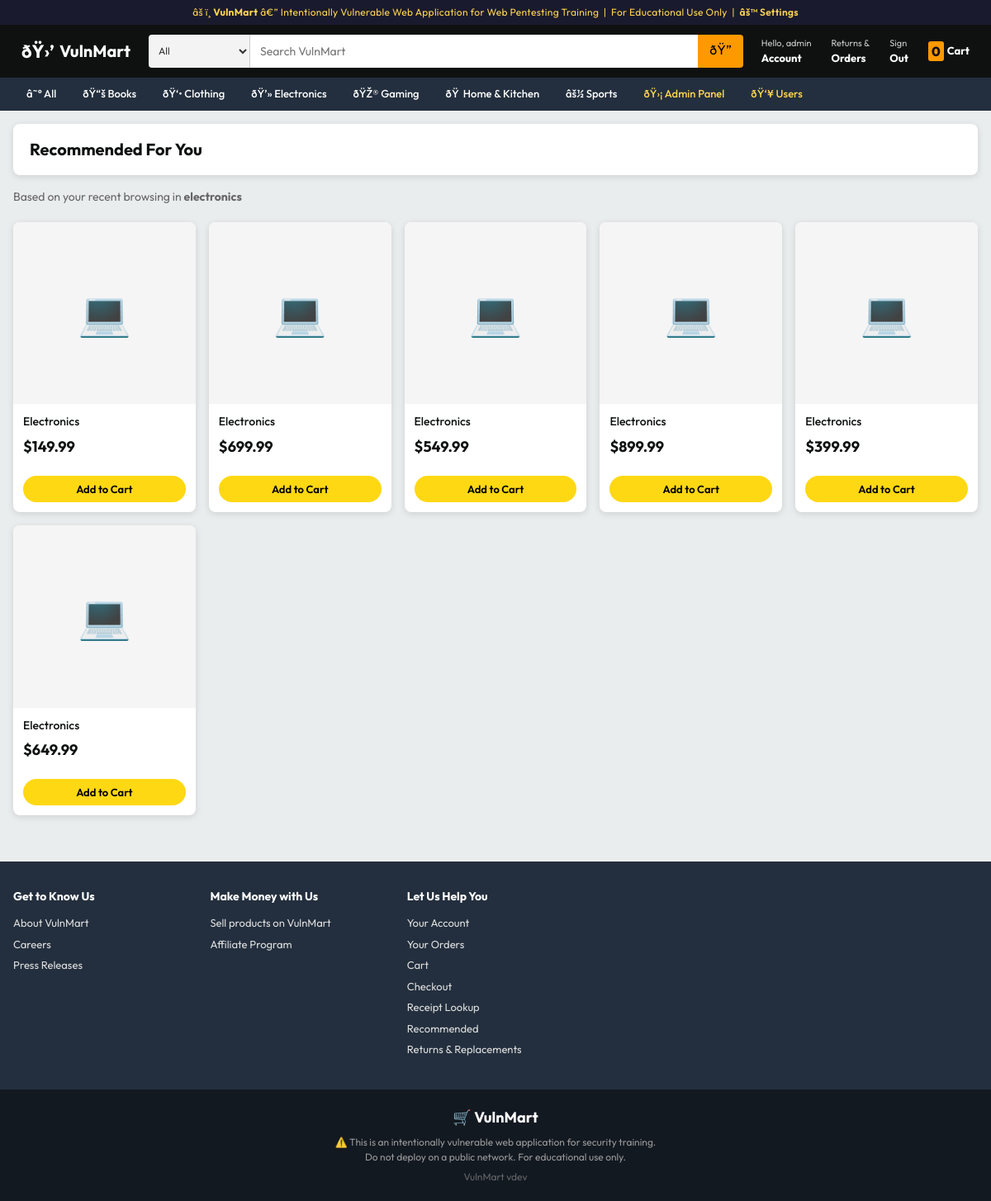
The app's page /recommend.php (signed in) with its own data.
### tables this page shows
CREATE TABLE categories (
    id INT AUTO_INCREMENT PRIMARY KEY,
    name VARCHAR(50) NOT NULL,
    slug VARCHAR(50) UNIQUE NOT NULL,
    icon VARCHAR(10)
);

CREATE TABLE products (
    id INT AUTO_INCREMENT PRIMARY KEY,
    name VARCHAR(200) NOT NULL,
    description TEXT,
    price DECIMAL(10,2) NOT NULL,
    original_price DECIMAL(10,2),
    category_id INT,
    stock INT DEFAULT 100,
    rating DECIMAL(2,1) DEFAULT 4.0,
    review_count INT DEFAULT 0,
    badge VARCHAR(30),
    image_color VARCHAR(7) DEFAULT '#FF9900',
    FOREIGN KEY (category_id) REFERENCES categories(id)
);

### src/config.php (called while the page is built, shortened)
<?php
function isLoggedIn(): bool {
    return isset($_SESSION['user_id']);
}
function isAdmin(): bool {
    return isset($_SESSION['role']) && $_SESSION['role'] === 'admin';
}

### src/includes/db.php (called while the page is built, shortened)
<?php
require_once __DIR__ . '/../config.php';
function getDB(): mysqli {
    static $conn = null;
    if ($conn === null) {
        $conn = new mysqli(DB_HOST, DB_USER, DB_PASS, DB_NAME);
        $conn->set_charset("utf8mb4");
    }
    return $conn;
}

### src/recommend.php (the view, shortened to what this page needs)
<?php
require_once __DIR__ . '/config.php';
require_once __DIR__ . '/includes/db.php';
$conn     = getDB();
$diff     = getDifficulty('recommend');
$products = [];
if (!isset($_COOKIE['last_category'])) {
    $last_cat = 'electronics';
} else {
    $last_cat = $_COOKIE['last_category'];
}
if ($diff === 'low') {
    $sql      = "SELECT * FROM products p
                 JOIN categories c ON p.category_id = c.id
                 WHERE c.slug = '{$last_cat}'
                 ORDER BY p.review_count DESC LIMIT 6";
    $res      = $conn->query($sql);
    if ($res) {
        while ($r = $res->fetch_assoc()) $products[] = $r;
    } else {
        $sqlError = $conn->error;
    }
}
$productIcons = ['1'=>'💻','2'=>'📱','3'=>'🎧','4'=>'📺','5'=>'📱','6'=>'📷',
                 '7'=>'👕','8'=>'👖','9'=>'🧥','10'=>'👟','11'=>'📖','12'=>'📗',
                 '13'=>'📘','14'=>'☕','15'=>'💡','16'=>'🎒','17'=>'🎮',
                 '18'=>'🪑','19'=>'🖱','20'=>'🧘','21'=>'⌚'];
include __DIR__ . '/includes/header.php';
?>
<div class="page-header">
    <h1>Recommended For You</h1>
</div>
<p style="font-size:14px;color:#666;margin-bottom:20px;">
    Based on your recent browsing in <strong><?= htmlspecialchars($last_cat) ?></strong>
</p>
<?php if (!empty($products)): ?>
<div class="product-grid">
    <?php foreach ($products as $p): ?>
    <div class="product-card">
        <a href="/product.php?id=<?= $p['id'] ?>" style="text-decoration:none;color:inherit;display:block;">
            <div class="product-image" style="background:#f5f5f5;">
                <?= $productIcons[$p['id']] ?? '📦' ?>
            </div>
            <div class="product-info">
                <div class="product-name"><?= htmlspecialchars($p['name']) ?></div>
                <div class="product-price">
                    <span class="price-current">$<?= number_format($p['price'], 2) ?></span>
                </div>
            </div>
        </a>
        <form method="POST" action="/cart.php" style="padding:0 12px 12px;">
            <button type="submit" class="add-to-cart-btn">Add to Cart</button>
        </form>
    </div>
    <?php endforeach; ?>
</div>
<?php endif; ?>
<?php include __DIR__ . '/includes/footer.php'; ?>

### src/includes/header.php (shortened to what this page needs)
<?php
require_once __DIR__ . '/../includes/db.php';
$_cat_icons = [
    'books'        => 'ðŸ“š',
    'clothing'     => 'ðŸ‘•',
    'electronics'  => 'ðŸ’»',
    'gaming'       => 'ðŸŽ®',
    'home-kitchen' => 'ðŸ ',
    'sports'       => 'âš½',
];
$_categories = [];
$_cats = getDB()->query("SELECT * FROM categories ORDER BY name");
if ($_cats) {
    while ($r = $_cats->fetch_assoc()) {
        $r['icon'] = $_cat_icons[$r['slug']] ?? '';
        $_categories[] = $r;
    }
}
?>
<!DOCTYPE html>
<html lang="en">
<head>
    <link rel="stylesheet" href="/assets/css/style.css">
</head>
<body>
<div class="training-banner">
    âš ï¸ <strong>VulnMart</strong> â€” Intentionally Vulnerable Web Application for Web Pentesting Training &nbsp;|&nbsp; For Educational Use Only
    <?php if (isAdmin()): ?>
    &nbsp;|&nbsp; <a href="/admin/settings.php" style="color:#FFD54F;font-weight:600;">âš™ Settings</a>
    <?php endif; ?>
</div>
<header class="site-header">
    <div class="header-inner">
        <a href="/" class="site-logo">
            <span class="logo-icon">ðŸ›’</span>
            <span>VulnMart</span>
        </a>
        <form action="/search.php" method="GET" class="header-search">
            <select name="cat" class="search-cat-select">
                <option value="">All</option>
            </select>
            <input type="text" name="q" placeholder="Search VulnMart"
                   value="<?= isset($_GET['q']) ? htmlspecialchars($_GET['q']) : '' ?>"
                   class="search-input" autocomplete="off">
            <button type="submit" class="search-btn">ðŸ”</button>
        </form>
        <div class="header-actions">
            <?php if (isLoggedIn()): ?>
            <a href="/profile.php" class="header-action-link">
                <span class="action-label">Hello, <?= htmlspecialchars($_SESSION['username']) ?></span>
                <span class="action-main">Account</span>
            </a>
            <a href="/orders.php" class="header-action-link">
                <span class="action-label">Returns &amp;</span>
                <span class="action-main">Orders</span>
            </a>
            <a href="/logout.php" class="header-action-link">
                <span class="action-label">Sign</span>
                <span class="action-main">Out</span>
            </a>
            <?php endif; ?>
            <a href="/cart.php" class="header-cart">
                <span class="cart-qty"><?= array_sum($_SESSION['cart'] ?? []) ?></span>
                <span>Cart</span>
            </a>
        </div>
    </div>
</header>
<nav class="cat-nav">
    <div class="cat-nav-inner">
        <a href="/" class="cat-nav-link">â˜° All</a>
        <?php foreach ($_categories as $c): ?>
        <a href="/category.php?slug=<?= htmlspecialchars($c['slug']) ?>" class="cat-nav-link">
            <?= $c['icon'] ?> <?= htmlspecialchars($c['name']) ?>
        </a>
        <?php endforeach; ?>
        <?php if (isAdmin()): ?>
        <a href="/admin/index.php" class="cat-nav-link cat-nav-admin">ðŸ›¡ Admin Panel</a>
        <a href="/admin/users.php" class="cat-nav-link cat-nav-admin">ðŸ‘¥ Users</a>
        <?php endif; ?>
    </div>
</nav>
<main class="site-main">

### src/assets/css/style.css (style rules this page uses)
*, *::before, *::after { box-sizing: border-box; margin: 0; padding: 0; }
:root { --header-bg: #0F1111; --header-hover: #232F3E; --cat-nav-bg: #232F3E; --accent: #FF9900; --accent-dark: #C45500; --accent-light: #FFD814; --body-bg: #EAEDED; --card-bg: #FFFFFF; --text: #0F1111; --text-muted: #565959; --text-light: #999; --border: #DDD; --star: #FF9900; --price: #B12704; --success: #067D62; --radius: 8px; --shadow: 0 2px 8px rgba(0,0,0,.12); --shadow-hover: 0 4px 16px rgba(0,0,0,.20); }
html { scroll-behavior: smooth; }
body { font-family: 'Outfit', sans-serif; background: var(--body-bg); color: var(--text); font-size: 14px; line-height: 1.5; }
a { color: inherit; text-decoration: none; }
button, input, select { font-family: inherit; }
.training-banner { background: #1a1a2e; color: #FFD54F; text-align: center; font-size: 12px; padding: 6px 16px; letter-spacing: .3px; }
.training-banner a { color: #FFD54F; }
.site-header { background: var(--header-bg); padding: 8px 0; position: sticky; top: 0; z-index: 100; }
.header-inner { max-width: 1400px; margin: 0 auto; padding: 0 16px; display: flex; align-items: center; gap: 12px; }
.site-logo { display: flex; align-items: center; gap: 6px; color: #FFF; font-size: 20px; font-weight: 700; white-space: nowrap; padding: 4px 8px; border: 2px solid transparent; border-radius: 4px; transition: border-color .15s; }
.site-logo .logo-icon { font-size: 22px; }
.header-search { flex: 1; display: flex; height: 40px; border-radius: 4px; overflow: hidden; max-width: 800px; }
.search-cat-select { background: #F3F3F3; border: none; padding: 0 8px; font-size: 12px; color: #333; cursor: pointer; min-width: 80px; border-right: 1px solid #CCC; }
.search-input { flex: 1; border: none; padding: 0 12px; font-size: 14px; outline: none; }
.search-btn { background: var(--accent); border: none; padding: 0 14px; font-size: 16px; cursor: pointer; transition: background .15s; }
.header-actions { display: flex; align-items: center; gap: 4px; color: #FFF; white-space: nowrap; }
.header-action-link { display: flex; flex-direction: column; padding: 4px 8px; border: 2px solid transparent; border-radius: 4px; color: #FFF; transition: border-color .15s; }
.action-label { font-size: 11px; color: #CCC; }
.action-main { font-size: 13px; font-weight: 700; }
.header-cart { display: flex; align-items: center; gap: 4px; color: #FFF; font-size: 13px; font-weight: 700; padding: 4px 8px; border: 2px solid transparent; border-radius: 4px; transition: border-color .15s; }
.cart-qty { background: var(--accent); color: #111; font-size: 16px; font-weight: 800; padding: 0 4px; border-radius: 3px; }
.cat-nav { background: var(--cat-nav-bg); }
.cat-nav-inner { max-width: 1400px; margin: 0 auto; padding: 0 16px; display: flex; gap: 0; overflow-x: auto; scrollbar-width: none; }
.cat-nav-link { color: #FFF; font-size: 13px; font-weight: 500; padding: 8px 14px; white-space: nowrap; border: 2px solid transparent; transition: border-color .15s; }
.cat-nav-admin { color: #FFD54F; }
.site-main { max-width: 1400px; margin: 0 auto; padding: 16px; }
.product-grid { display: grid; grid-template-columns: repeat(auto-fill, minmax(220px, 1fr)); gap: 16px; }
.product-card { background: var(--card-bg); border-radius: var(--radius); overflow: hidden; box-shadow: var(--shadow); transition: box-shadow .2s, transform .2s; display: flex; flex-direction: column; }
.product-image { width: 100%; aspect-ratio: 1; display: flex; align-items: center; justify-content: center; font-size: 52px; position: relative; background: #F7F7F7; }
.product-info { padding: 12px; flex: 1; display: flex; flex-direction: column; }
.product-name { font-size: 14px; font-weight: 500; color: var(--text); display: -webkit-box; -webkit-line-clamp: 2; -webkit-box-orient: vertical; overflow: hidden; margin-bottom: 6px; line-height: 1.4; }
.product-price { margin-top: auto; }
.price-current { font-size: 18px; font-weight: 700; color: var(--text); }
.add-to-cart-btn { width: 100%; background: var(--accent-light); border: none; border-radius: 20px; padding: 8px; font-size: 13px; font-weight: 600; cursor: pointer; margin-top: 10px; transition: background .15s; }
.page-header { background: var(--card-bg); border-radius: var(--radius); padding: 16px 20px; margin-bottom: 16px; box-shadow: var(--shadow); display: flex; align-items: center; justify-content: space-between; flex-wrap: wrap; gap: 8px; }
.page-header h1 { font-size: 20px; font-weight: 700; }

### records on screen
categories: icon "ðŸ“š", name "Books"
categories: icon "ðŸ‘•", name "Clothing"
categories: icon "ðŸŽ®", name "Gaming"
categories: icon "ðŸ", name "Home & Kitchen"
categories: icon "âš½", name "Sports"
products: category "💻", category.name "Electronics", price "149.99"
products: category "💻", category.name "Electronics", price "699.99"
products: category "💻", category.name "Electronics", price "549.99"
products: category "💻", category.name "Electronics", price "899.99"
products: category "💻", category.name "Electronics", price "399.99"
products: category "💻", category.name "Electronics", price "649.99"

### other values on screen
$_SESSION['username'] "admin"
array_sum($_SESSION['cart'] ?? []) "0"
$c['icon'] "ðŸ’»"
$c['name'] "Electronics"
$last_cat "electronics"
defined('VULNMART_VERSION') ? VULNMART_VERSION : 'dev' "dev"
